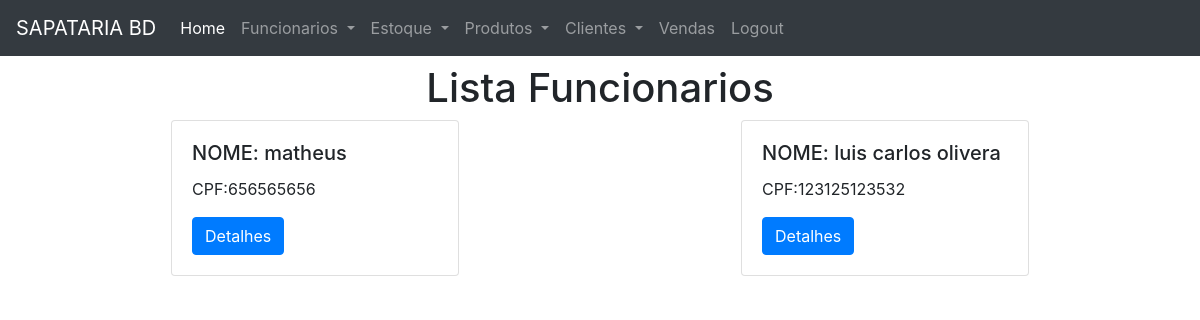
Screenshot of /funcionario/ with the database file from the repository.
### funcionario/models.py (models this page shows, shortened)
class Funcionario (models.Model):
    pessoa = models.OneToOneField(Pessoa,on_delete=models.CASCADE)
    user = models.OneToOneField(User, on_delete=models.PROTECT)
    quantidade_vendas = models.DecimalField(decimal_places=2,max_digits=10,default=0)
    salario = models.DecimalField(decimal_places=2,max_digits=10,blank=True,null=True)

### pessoa/models.py (models this page shows)
class Pessoa (models.Model):
    nome = models.CharField(max_length=75)
    cpf = models.IntegerField(primary_key=True,null=False,blank=False)
    rua = models.CharField(max_length=50)
    estado = models.CharField(max_length=50)
    cidade = models.CharField(max_length=50)
    cep = models.IntegerField()

### funcionario/views.py (the view)
# urls.py: path('',listaFuncionario, name = 'url_lista_funcionario'),
def listaFuncionario(request):
    data = {}
    data['funcionarios'] = Funcionario.objects.all()
    return render(request, 'lista_funcionario.html', data)

### funcionario/templates/lista_funcionario.html
{% extends 'base.html' %}
{% block title %} Lista Funcionarios{% endblock %}
{% block content %}
     <div class="row justify-content-around">
        {%for k in funcionarios%}
            <div class="row">
               <div class="card" style="width: 18rem;">
                  <div class="card-body">
                      <h5 class="card-title">NOME: {{ k.pessoa.nome }}</h5>
                      <p class="card-text">CPF:{{ k.pessoa.cpf }}</p>
                    <a href="#" class="btn btn-primary">Detalhes</a>
                  </div>
               </div>
            </div>
        {% endfor %}
    </div>
{% endblock %}

### rows the page displays
Funcionario: pessoa.nome "matheus", pessoa.cpf "656565656"
Funcionario: pessoa.nome "luis carlos olivera", pessoa.cpf "123125123532"
